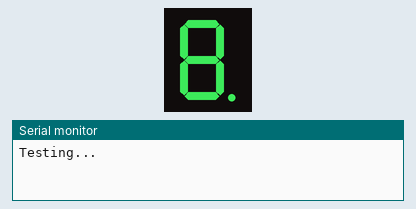
Recording of a sketch running on a simulated Arduino Nano, built with avr-gcc and run on an emulated ATmega328P. On the bench: 1-digit seven-segment display, the last lines printed to the serial monitor. Wiring (inferred from the names in the program): 1-digit 7-segment display, segments lit when LOW: segments pin 2, pin 3, pin 4, pin 5, pin 6, pin 7, pin 8, pin 9. The segment pins are drawn as the display they are named for.

Above: at 0.1 s.
At 2.11 s:
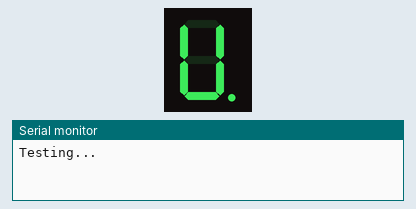
At 2.51 s:
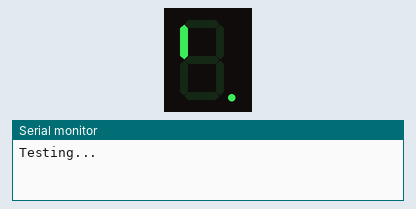
At 3.8 s:
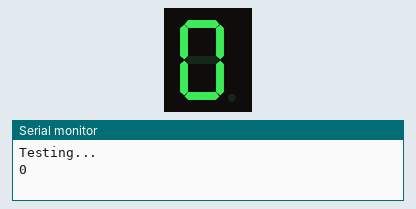
At 7.9 s:
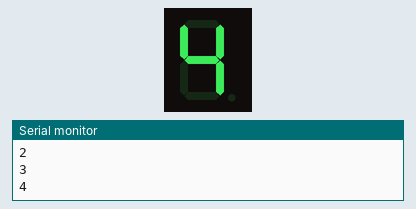
At 13.0 s:
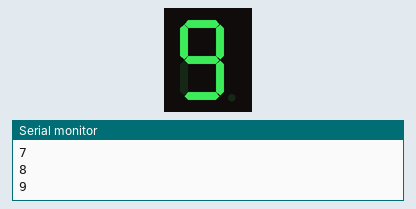

The sketch:

7_Segment_Display_Common_Anode.ino
```cpp
// (licence header left out)
/*
 *                    GNU GENERAL PUBLIC LICENSE
                       Version 3, 29 June 2007

 Copyright (C) 2007 Free Software Foundation, Inc. <https://fsf.org/>
 Everyone is permitted to copy and distribute verbatim copies
 of this license document, but changing it is not allowed.
 */

//Define Hardware Pins
const int A = 2;
const int B = 3;
const int C = 4;
const int D = 5;
const int E = 6;
const int F = 7;
const int G = 8;
const int DP = 9;

//Computation Variable - to make our calculations easy!
int N = 0;

void setup() {

  // Start the Serial Monitor (to debug any errors!)
  Serial.begin (9600);

  //Define the Pins
  pinMode (A, OUTPUT); pinMode (B, OUTPUT); pinMode (C, OUTPUT); pinMode (D, OUTPUT); pinMode (E, OUTPUT); pinMode (F, OUTPUT); pinMode (G, OUTPUT); pinMode (DP, OUTPUT);

  //Clear the 7 Segment Display and Test all Pins.
  clearseg ();
  test ();
}

void loop() {
  //Pretty Basic Loop to display numbers...
  printseg (N);
  delay (1000);
  clearseg ();
  N++;
  if (N > 9) {
    N = 0;
  }
}
void clearseg () {
  //Clear the Display
  digitalWrite (A, HIGH);
  digitalWrite (B, HIGH);
  digitalWrite (C, HIGH);
  digitalWrite (D, HIGH);
  digitalWrite (E, HIGH);
  digitalWrite (F, HIGH);
  digitalWrite (G, HIGH);
  digitalWrite (DP, HIGH);
}
void test () {
  //Test the Display: Includes a sick animation!
  Serial.println ("Testing...");
  digitalWrite (A, LOW);
  digitalWrite (B, LOW);
  digitalWrite (C, LOW);
  digitalWrite (D, LOW);
  digitalWrite (E, LOW);
  digitalWrite (F, LOW);
  digitalWrite (G, LOW);
  digitalWrite (DP, LOW);
  delay (2000);
  digitalWrite (G, HIGH);
  delay (100);
  digitalWrite (A, HIGH);
  delay (100);
  digitalWrite (B, HIGH);
  delay (100);
  digitalWrite (C, HIGH);
  delay (100);
  digitalWrite (D, HIGH);
  delay (100);
  digitalWrite (E, HIGH);
  delay (100);
  digitalWrite (F, HIGH);
  delay (100);
  digitalWrite (DP, HIGH);
  delay (1000);
}
void printseg (int n) {
//Converting variables from code into actual hardware output


  if (n == 0) {
    /*
     *  --
     * |  |
     * |  |
     *  --
     *
     * [I'm terrible at this dont judge me]
     */

    digitalWrite (A, LOW);
    digitalWrite (B, LOW);
    digitalWrite (C, LOW);
    digitalWrite (D, LOW);
    digitalWrite (E, LOW);
    digitalWrite (F, LOW);
    Serial.println (0);
  }
  else if (n == 1) {
    /*
     *
     *    |
     *    |
     *
     *
     */

    digitalWrite (B, LOW);
    digitalWrite (C, LOW);
    Serial.println (1);
  }
  else if (n == 2) {
    /*
     *  --
     *  __|
     * |
     *  --
     *
     */

    digitalWrite (A, LOW);
    digitalWrite (B, LOW);
    digitalWrite (G, LOW);
    digitalWrite (E, LOW);
    digitalWrite (D, LOW);
    Serial.println (2);
  }
  else if (n == 3) {
    /*
     *  --
     *  __|
     *    |
     *  --
     *
     */

    digitalWrite (A, LOW);
    digitalWrite (B, LOW);
    digitalWrite (G, LOW);
    digitalWrite (C, LOW);
    digitalWrite (D, LOW);
    Serial.println (3);
  }
  else if (n == 4) {
    /*
     *
     * |__|
     *    |
     *
     *
     */

    digitalWrite (F, LOW);
    digitalWrite (G, LOW);
    digitalWrite (B, LOW);
    digitalWrite (C, LOW);
    Serial.println (4);

  }
  else if (n == 5) {
    /*
     *  --
     * |__
     *    |
     *  --
     *
     */

    digitalWrite (A, LOW);
    digitalWrite (F, LOW);
    digitalWrite (G, LOW);
    digitalWrite (C, LOW);
    digitalWrite (D, LOW);
    Serial.println (5);
  }
  else if (n == 6) {
    /*
     *  --
     * |__
     * |  |
     *  --
     *
     */

    digitalWrite (A, LOW);
    digitalWrite (F, LOW);
    digitalWrite (G, LOW);
    digitalWrite (C, LOW);
    digitalWrite (D, LOW);
    digitalWrite (E, LOW);
    Serial.println (6);
  }
  else if (n == 7) {
    /*
     *  --
     *    |
     *    |
     *
     *
     */

    digitalWrite (A, LOW);
    digitalWrite (B, LOW);
    digitalWrite (C, LOW);
    Serial.println (7);
  }
  else if (n == 8) {
    /*
     *  --
     * |__|
     * |  |
     *  --
     *
     */

    digitalWrite (A, LOW);
    digitalWrite (B, LOW);
    digitalWrite (C, LOW);
    digitalWrite (D, LOW);
    digitalWrite (E, LOW);
    digitalWrite (F, LOW);
    digitalWrite (G, LOW);
    Serial.println (8);
  }
  else if (n == 9) {
    /*
     *  --
     * |__|
     *    |
     *  --
     *
     */

    digitalWrite (A, LOW);
    digitalWrite (B, LOW);
    digitalWrite (C, LOW);
    digitalWrite (D, LOW);
    digitalWrite (F, LOW);
    digitalWrite (G, LOW);
    Serial.println (9);
  }
  else if (n < 0 or n > 9) {
    /*
     *
     *
     *
     *     .
     *
     */

    digitalWrite (DP, LOW);
    Serial.println ("Invalid Value!");
  }
  pulse ();
}
void pulse () {
  //For Aesthetic purposes lol

  digitalWrite (DP, LOW);
  delay (20);
  digitalWrite (DP, HIGH);
}
```

Measured:
- by itself, everything shown: repeats every 10.2 s, in 20 steps
- what the display in image 3 shows lasts 1.0 s, from 3.7 s to 4.7 s
